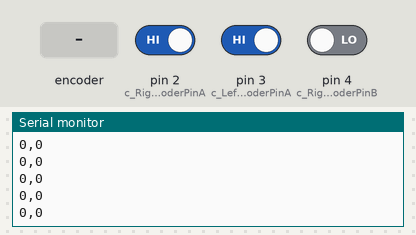
A sketch run on a simulated Arduino Uno, built with avr-gcc and run on an emulated ATmega328P. Parts: the last lines printed to the serial monitor. Inputs (shaded band) come from the test bench; at power-on: pin 2 (c_RightEncoderPinA) HIGH, pin 3 (c_LeftEncoderPinA) HIGH, pin 4 (c_RightEncoderPinB) LOW.

Above: at 1.2 s.
1.3 s: rotary encoder on pin 2 (c_RightEncoderPinA) / pin 5 (c_LeftEncoderPinB) turned 1 step (first pin leading)
At 2.0 s:
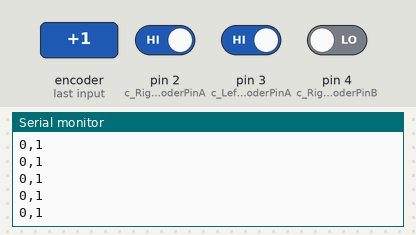
3.0 s: rotary encoder on pin 2 (c_RightEncoderPinA) / pin 5 (c_LeftEncoderPinB) turned 1 step (first pin leading)
At 4.0 s:
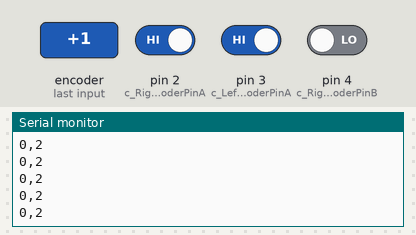
Timing chart, 0 to 6.0 s (numbered marks = the images above; inputs shaded):
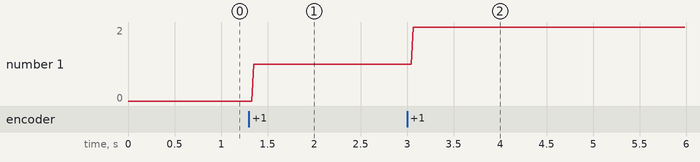

The sketch:

encintstablev2.ino
```cpp
#include "Arduino.h"
#include <Servo.h>
#include <digitalWriteFast.h>  // library for high performance reads and writes by jrraines
                               // see http://www.arduino.cc/cgi-bin/yabb2/YaBB.pl?num=1267553811/0
                               // and http://code.google.com/p/digitalwritefast/

// It turns out that the regular digitalRead() calls are too slow and bring the arduino down when
// I use them in the interrupt routines while the motor runs at full speed creating more than
// 40000 encoder ticks per second per motor.

// Quadrature encoders
// Left encoder
#define c_LeftEncoderInterrupt INT1
#define c_LeftEncoderPinA 3
#define c_LeftEncoderPinB 5
#define LeftEncoderIsReversed
volatile bool _LeftEncoderBSet;
volatile long _LeftEncoderTicks = 0;


// Right encoder
#define c_RightEncoderInterrupt INT0
#define c_RightEncoderPinA 2
#define c_RightEncoderPinB 4
volatile bool _RightEncoderBSet;
volatile long _RightEncoderTicks = 0;

void setup()
{
  Serial.begin(115200);
 // Quadrature encoders

  // Left encoder
  pinMode(c_LeftEncoderPinA, INPUT);      // sets pin A as input
  digitalWrite(c_LeftEncoderPinA, LOW);  // turn on pullup resistors
  pinMode(c_LeftEncoderPinB, INPUT);      // sets pin B as input
  digitalWrite(c_LeftEncoderPinB, LOW);  // turn on pullup resistors
  attachInterrupt(c_LeftEncoderInterrupt, HandleLeftMotorInterruptA, RISING);

  // Right encoder
  pinMode(c_RightEncoderPinA, INPUT);      // sets pin A as input
  digitalWrite(c_RightEncoderPinA, LOW);  // turn on pullup resistors
  pinMode(c_RightEncoderPinB, INPUT);      // sets pin B as input
  digitalWrite(c_RightEncoderPinB, LOW);  // turn on pullup resistors
  attachInterrupt(c_RightEncoderInterrupt, HandleRightMotorInterruptA, RISING);
}

void loop()
{
  Serial.print(_LeftEncoderTicks);
  Serial.print(",");
  Serial.print(_RightEncoderTicks);
  Serial.print("\n");
  delay(20);
}

// Interrupt service routines for the left motor's quadrature encoder
void HandleLeftMotorInterruptA()
{
  // Test transition; since the interrupt will only fire on 'rising' we don't need to read pin A
  _LeftEncoderBSet = digitalReadFast(c_LeftEncoderPinB);   // read the input pin

  // and adjust counter + if A leads B
  #ifdef LeftEncoderIsReversed
    _LeftEncoderTicks -= _LeftEncoderBSet ? -1 : +1;
  #else
    _LeftEncoderTicks += _LeftEncoderBSet ? -1 : +1;
  #endif
}

// Interrupt service routines for the right motor's quadrature encoder
void HandleRightMotorInterruptA()
{
  // Test transition; since the interrupt will only fire on 'rising' we don't need to read pin A
  _RightEncoderBSet = digitalReadFast(c_RightEncoderPinB);   // read the input pin

  // and adjust counter + if A leads B
  #ifdef RightEncoderIsReversed
    _RightEncoderTicks -= _RightEncoderBSet ? -1 : +1;
  #else
    _RightEncoderTicks += _RightEncoderBSet ? -1 : +1;
  #endif
}
```

Measured:
- after the input at 1.3 s, the serial monitor: prints a new line after 0.05 s (image 1)
- after the input at 3.0 s, the serial monitor: prints a new line after 0.06 s (image 2)
- plotted number 1: 0 → 1 after the input at 1.3 s, 1 → 2 after the input at 3.0 s
